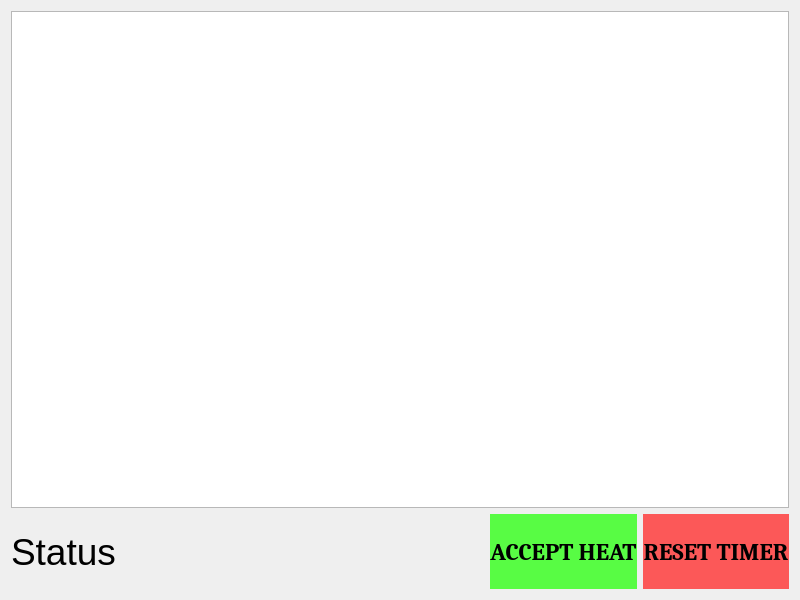
<?xml version="1.0" encoding="UTF-8"?>
<ui version="4.0">
 <class>CurrentRaceWidget</class>
 <widget class="QWidget" name="CurrentRaceWidget">
  <property name="geometry">
   <rect>
    <x>0</x>
    <y>0</y>
    <width>800</width>
    <height>600</height>
   </rect>
  </property>
  <property name="windowTitle">
   <string>Form</string>
  </property>
  <layout class="QGridLayout" name="gridLayout">
   <item row="1" column="0">
    <widget class="QTableView" name="raceTableView"/>
   </item>
   <item row="2" column="0">
    <layout class="QHBoxLayout" name="horizontalLayout">
     <item>
      <widget class="QLabel" name="statusLabel">
       <property name="sizePolicy">
        <sizepolicy hsizetype="Expanding" vsizetype="Preferred">
         <horstretch>0</horstretch>
         <verstretch>0</verstretch>
        </sizepolicy>
       </property>
       <property name="minimumSize">
        <size>
         <width>0</width>
         <height>0</height>
        </size>
       </property>
       <property name="font">
        <font>
         <pointsize>28</pointsize>
        </font>
       </property>
       <property name="text">
        <string>Status</string>
       </property>
      </widget>
     </item>
     <item>
      <widget class="QPushButton" name="raceAcceptButton">
       <property name="minimumSize">
        <size>
         <width>0</width>
         <height>75</height>
        </size>
       </property>
       <property name="font">
        <font>
         <family>Cambria</family>
         <pointsize>18</pointsize>
         <weight>75</weight>
         <bold>true</bold>
        </font>
       </property>
       <property name="styleSheet">
        <string notr="true">background-color: rgba(50, 255, 25, 0.8); border: none;</string>
       </property>
       <property name="text">
        <string>ACCEPT HEAT</string>
       </property>
      </widget>
     </item>
     <item>
      <widget class="QPushButton" name="raceResetButton">
       <property name="enabled">
        <bool>true</bool>
       </property>
       <property name="sizePolicy">
        <sizepolicy hsizetype="Minimum" vsizetype="Fixed">
         <horstretch>0</horstretch>
         <verstretch>0</verstretch>
        </sizepolicy>
       </property>
       <property name="minimumSize">
        <size>
         <width>0</width>
         <height>75</height>
        </size>
       </property>
       <property name="maximumSize">
        <size>
         <width>16777215</width>
         <height>16777215</height>
        </size>
       </property>
       <property name="font">
        <font>
         <family>Cambria</family>
         <pointsize>18</pointsize>
         <weight>75</weight>
         <bold>true</bold>
        </font>
       </property>
       <property name="styleSheet">
        <string notr="true">background-color: rgba(255, 50, 50, 0.8); border: none;</string>
       </property>
       <property name="text">
        <string>RESET TIMER</string>
       </property>
      </widget>
     </item>
    </layout>
   </item>
  </layout>
 </widget>
 <resources/>
 <connections>
  <connection>
   <sender>raceResetButton</sender>
   <signal>clicked()</signal>
   <receiver>CurrentRaceWidget</receiver>
   <slot>reset_button_clicked()</slot>
   <hints>
    <hint type="sourcelabel">
     <x>730</x>
     <y>549</y>
    </hint>
    <hint type="destinationlabel">
     <x>399</x>
     <y>299</y>
    </hint>
   </hints>
  </connection>
 </connections>
 <slots>
  <slot>reset_button_clicked()</slot>
 </slots>
</ui>
